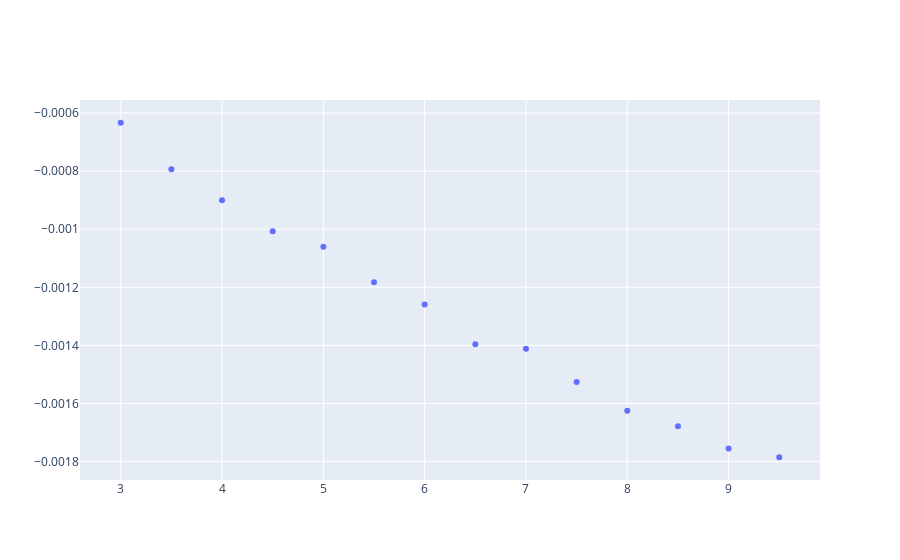

The code cell stored with this chart in its notebook:
### Code cell
import matplotlib
import matplotlib.pyplot as plt
import time
from pymeasure.instruments.srs import SR830
import plotly.graph_objects as go
from tqdm import tqdm

%matplotlib inline
lockin = SR830("GPIB::8")

measurement = []

setPower(5)
time.sleep(5)

shutter.set_operating_mode('Manual')
shutter.set_operating_state('Active')

powers = np.arange(3,10,0.5)
for p in tqdm(powers):
    setPower(p)
    time.sleep(5)
    measurement.append([p,lockin.x])
    
shutter.set_operating_state('Inactive')

measurement= np.array(measurement)
filename = r"D:/P074n36D/P074n36D1_Ab3"
np.save(filename+'.npy', measurement) # saves measurement list


fig = go.Figure()

# Add traces
fig.add_trace(go.Scatter(x=measurement[:,0], y=measurement[:,1],
                    mode='markers',
                    name='markers'))


fig.show()

### Figure 1 — Plotly figure (JSON) as saved in the notebook; plotly's stock layout.template omitted (floating-point values rounded to 4 significant figures)
{"data": [{"mode": "markers", "name": "markers", "type": "scatter", "x": [3, 3.5, 4, 4.5, 5, 5.5, 6, 6.5, 7, 7.5, 8, 8.5, 9, 9.5], "y": [-0.0006332, -0.0007935, -0.0009003, -0.001007, -0.00106, -0.001183, -0.001259, -0.001396, -0.001411, -0.001526, -0.001625, -0.001678, -0.001755, -0.001785]}], "layout": {}}
